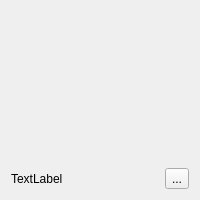
<?xml version="1.0" encoding="UTF-8"?>
<ui version="4.0">
 <class>Series</class>
 <widget class="QWidget" name="Series">
  <property name="geometry">
   <rect>
    <x>0</x>
    <y>0</y>
    <width>200</width>
    <height>200</height>
   </rect>
  </property>
  <property name="minimumSize">
   <size>
    <width>150</width>
    <height>150</height>
   </size>
  </property>
  <property name="maximumSize">
   <size>
    <width>200</width>
    <height>200</height>
   </size>
  </property>
  <property name="windowTitle">
   <string>Form</string>
  </property>
  <layout class="QVBoxLayout" name="verticalLayout">
   <item>
    <widget class="QPushButton" name="pushButton">
     <property name="sizePolicy">
      <sizepolicy hsizetype="Ignored" vsizetype="Ignored">
       <horstretch>0</horstretch>
       <verstretch>5</verstretch>
      </sizepolicy>
     </property>
     <property name="sizeIncrement">
      <size>
       <width>0</width>
       <height>0</height>
      </size>
     </property>
     <property name="baseSize">
      <size>
       <width>0</width>
       <height>0</height>
      </size>
     </property>
     <property name="styleSheet">
      <string notr="true">QPushButton:hover {
border: 2px solid rgb(0, 0, 0);
border-radius: 5px;
}
QPushButton{
	border-image: url(:/Data/Icons/Data/Icons/UdemyCourse.jpg);
	border-radius: 5px;
}
</string>
     </property>
     <property name="text">
      <string/>
     </property>
    </widget>
   </item>
   <item>
    <layout class="QHBoxLayout" name="horizontalLayout">
     <item>
      <widget class="QLabel" name="label">
       <property name="sizePolicy">
        <sizepolicy hsizetype="Minimum" vsizetype="Minimum">
         <horstretch>0</horstretch>
         <verstretch>0</verstretch>
        </sizepolicy>
       </property>
       <property name="maximumSize">
        <size>
         <width>180</width>
         <height>50</height>
        </size>
       </property>
       <property name="text">
        <string>TextLabel</string>
       </property>
      </widget>
     </item>
     <item alignment="Qt::AlignRight">
      <widget class="QToolButton" name="toolButton">
       <property name="text">
        <string>...</string>
       </property>
      </widget>
     </item>
    </layout>
   </item>
  </layout>
 </widget>
 <resources/>
 <connections/>
</ui>
